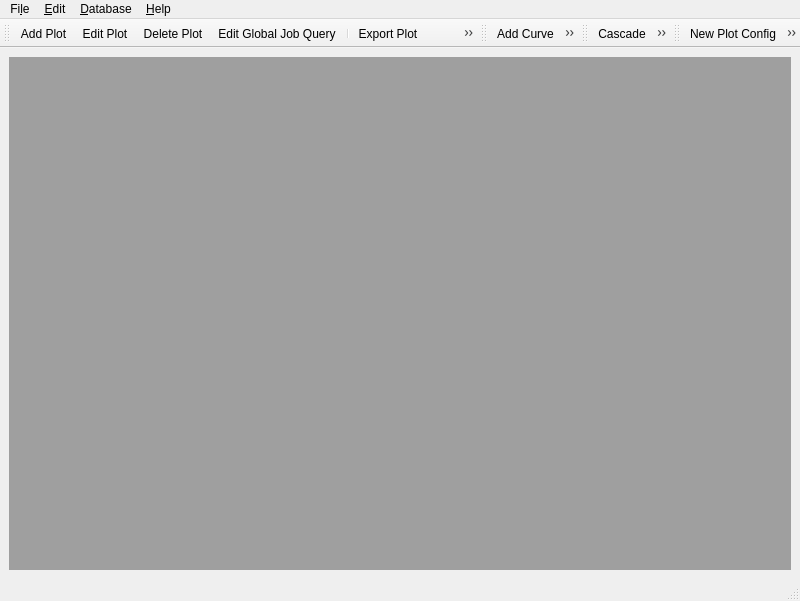
<?xml version="1.0" encoding="UTF-8"?>
<ui version="4.0">
 <class>MainWindow</class>
 <widget class="QMainWindow" name="MainWindow">
  <property name="geometry">
   <rect>
    <x>0</x>
    <y>0</y>
    <width>800</width>
    <height>601</height>
   </rect>
  </property>
  <property name="windowTitle">
   <string>VisuCMAES</string>
  </property>
  <property name="windowIcon">
   <iconset resource="icons.qrc">
    <normaloff>:/icons/icons/chart_bar.png</normaloff>:/icons/icons/chart_bar.png</iconset>
  </property>
  <widget class="QWidget" name="centralwidget">
   <layout class="QVBoxLayout" name="verticalLayout">
    <item>
     <widget class="QMdiArea" name="mdiArea">
      <property name="documentMode">
       <bool>true</bool>
      </property>
      <property name="tabsClosable">
       <bool>false</bool>
      </property>
      <property name="tabsMovable">
       <bool>true</bool>
      </property>
     </widget>
    </item>
   </layout>
  </widget>
  <widget class="QMenuBar" name="menubar">
   <property name="geometry">
    <rect>
     <x>0</x>
     <y>0</y>
     <width>800</width>
     <height>19</height>
    </rect>
   </property>
   <widget class="QMenu" name="menuFile">
    <property name="title">
     <string>Fi&amp;le</string>
    </property>
    <addaction name="actionNew"/>
    <addaction name="actionOpen"/>
    <addaction name="actionSave"/>
    <addaction name="actionSaveAs"/>
    <addaction name="separator"/>
    <addaction name="actionExit"/>
   </widget>
   <widget class="QMenu" name="menuDatabase">
    <property name="title">
     <string>&amp;Database</string>
    </property>
    <addaction name="actionOpenDatabase"/>
    <addaction name="actionDatabaseInfo"/>
   </widget>
   <widget class="QMenu" name="menuAbout">
    <property name="title">
     <string>&amp;Help</string>
    </property>
   </widget>
   <widget class="QMenu" name="menuEdit">
    <property name="title">
     <string>&amp;Edit</string>
    </property>
   </widget>
   <addaction name="menuFile"/>
   <addaction name="menuEdit"/>
   <addaction name="menuDatabase"/>
   <addaction name="menuAbout"/>
  </widget>
  <widget class="QStatusBar" name="statusbar"/>
  <widget class="QToolBar" name="toolBar">
   <property name="windowTitle">
    <string>Chart Tools</string>
   </property>
   <attribute name="toolBarArea">
    <enum>TopToolBarArea</enum>
   </attribute>
   <attribute name="toolBarBreak">
    <bool>false</bool>
   </attribute>
   <addaction name="actionPlotAdd"/>
   <addaction name="actionPlotEdit"/>
   <addaction name="actionPlotDelete"/>
   <addaction name="actionGlobalJobQueryEdit"/>
   <addaction name="separator"/>
   <addaction name="actionExportPlot"/>
   <addaction name="actionExportAllPlots"/>
  </widget>
  <widget class="QToolBar" name="toolBar_2">
   <property name="windowTitle">
    <string>Curve Tools</string>
   </property>
   <attribute name="toolBarArea">
    <enum>TopToolBarArea</enum>
   </attribute>
   <attribute name="toolBarBreak">
    <bool>false</bool>
   </attribute>
   <addaction name="actionCurveAdd"/>
   <addaction name="actionCurveEdit"/>
   <addaction name="actionCurveDelete"/>
  </widget>
  <widget class="QToolBar" name="toolBar_3">
   <property name="windowTitle">
    <string>Window Tools</string>
   </property>
   <attribute name="toolBarArea">
    <enum>TopToolBarArea</enum>
   </attribute>
   <attribute name="toolBarBreak">
    <bool>false</bool>
   </attribute>
   <addaction name="actionWindowsCascade"/>
   <addaction name="actionWindowsTile"/>
   <addaction name="actionWindowsTabbed"/>
   <addaction name="actionView3D"/>
  </widget>
  <widget class="QToolBar" name="toolBar_4">
   <property name="windowTitle">
    <string>File</string>
   </property>
   <attribute name="toolBarArea">
    <enum>TopToolBarArea</enum>
   </attribute>
   <attribute name="toolBarBreak">
    <bool>false</bool>
   </attribute>
   <addaction name="actionNew"/>
   <addaction name="actionOpen"/>
   <addaction name="actionSave"/>
   <addaction name="actionOpenDatabase"/>
  </widget>
  <action name="actionOpen">
   <property name="icon">
    <iconset resource="icons.qrc">
     <normaloff>:/icons/icons/folder.png</normaloff>:/icons/icons/folder.png</iconset>
   </property>
   <property name="text">
    <string>&amp;Open Plot Config</string>
   </property>
   <property name="shortcut">
    <string>Ctrl+O</string>
   </property>
  </action>
  <action name="actionExit">
   <property name="text">
    <string>&amp;Exit</string>
   </property>
  </action>
  <action name="actionSave">
   <property name="icon">
    <iconset resource="icons.qrc">
     <normaloff>:/icons/icons/disk.png</normaloff>:/icons/icons/disk.png</iconset>
   </property>
   <property name="text">
    <string>&amp;Save Plot Config</string>
   </property>
   <property name="shortcut">
    <string>Ctrl+S</string>
   </property>
  </action>
  <action name="actionOpenDatabase">
   <property name="icon">
    <iconset resource="icons.qrc">
     <normaloff>:/icons/icons/database_add.png</normaloff>:/icons/icons/database_add.png</iconset>
   </property>
   <property name="text">
    <string>&amp;Open Database</string>
   </property>
   <property name="shortcut">
    <string>Ctrl+D</string>
   </property>
  </action>
  <action name="actionPlotDelete">
   <property name="icon">
    <iconset resource="icons.qrc">
     <normaloff>:/icons/icons/chart_curve_delete.png</normaloff>:/icons/icons/chart_curve_delete.png</iconset>
   </property>
   <property name="text">
    <string>Delete Plot</string>
   </property>
   <property name="toolTip">
    <string>Delete currently open plot</string>
   </property>
   <property name="shortcut">
    <string>Alt+Del</string>
   </property>
  </action>
  <action name="actionPlotAdd">
   <property name="icon">
    <iconset resource="icons.qrc">
     <normaloff>:/icons/icons/chart_curve_add.png</normaloff>:/icons/icons/chart_curve_add.png</iconset>
   </property>
   <property name="text">
    <string>Add Plot</string>
   </property>
   <property name="toolTip">
    <string>Add new plot</string>
   </property>
   <property name="shortcut">
    <string>Alt+A</string>
   </property>
  </action>
  <action name="actionCurveAdd">
   <property name="icon">
    <iconset resource="icons.qrc">
     <normaloff>:/icons/icons/chart_line_add.png</normaloff>:/icons/icons/chart_line_add.png</iconset>
   </property>
   <property name="text">
    <string>Add Curve</string>
   </property>
   <property name="toolTip">
    <string>Add new curve to current plot</string>
   </property>
   <property name="shortcut">
    <string>Ctrl+A</string>
   </property>
  </action>
  <action name="actionCurveDelete">
   <property name="icon">
    <iconset resource="icons.qrc">
     <normaloff>:/icons/icons/chart_line_delete.png</normaloff>:/icons/icons/chart_line_delete.png</iconset>
   </property>
   <property name="text">
    <string>Delete Curve</string>
   </property>
   <property name="toolTip">
    <string>Delete currently selected curve</string>
   </property>
   <property name="shortcut">
    <string>Del</string>
   </property>
  </action>
  <action name="actionCurveEdit">
   <property name="icon">
    <iconset resource="icons.qrc">
     <normaloff>:/icons/icons/chart_line_edit.png</normaloff>:/icons/icons/chart_line_edit.png</iconset>
   </property>
   <property name="text">
    <string>Edit Curve</string>
   </property>
   <property name="toolTip">
    <string>Edit currently selected curve</string>
   </property>
   <property name="shortcut">
    <string>Ctrl+E</string>
   </property>
  </action>
  <action name="actionPlotEdit">
   <property name="icon">
    <iconset resource="icons.qrc">
     <normaloff>:/icons/icons/chart_curve_edit.png</normaloff>:/icons/icons/chart_curve_edit.png</iconset>
   </property>
   <property name="text">
    <string>Edit Plot</string>
   </property>
   <property name="toolTip">
    <string>Edit general plot settings, e.g. title and labels</string>
   </property>
   <property name="shortcut">
    <string>Alt+E</string>
   </property>
  </action>
  <action name="actionWindowsCascade">
   <property name="icon">
    <iconset resource="icons.qrc">
     <normaloff>:/icons/icons/application_cascade.png</normaloff>:/icons/icons/application_cascade.png</iconset>
   </property>
   <property name="text">
    <string>Cascade</string>
   </property>
  </action>
  <action name="actionWindowsTile">
   <property name="icon">
    <iconset resource="icons.qrc">
     <normaloff>:/icons/icons/application_tile_horizontal.png</normaloff>:/icons/icons/application_tile_horizontal.png</iconset>
   </property>
   <property name="text">
    <string>Tile</string>
   </property>
   <property name="toolTip">
    <string>Tile</string>
   </property>
  </action>
  <action name="actionGlobalJobQueryEdit">
   <property name="icon">
    <iconset resource="icons.qrc">
     <normaloff>:/icons/icons/cog_edit.png</normaloff>:/icons/icons/cog_edit.png</iconset>
   </property>
   <property name="text">
    <string>Edit Global Job Query</string>
   </property>
   <property name="toolTip">
    <string>Edit the default job query used for plots.</string>
   </property>
   <property name="shortcut">
    <string>Ctrl+G</string>
   </property>
  </action>
  <action name="actionSaveAs">
   <property name="text">
    <string>Save &amp;Plot Config As...</string>
   </property>
   <property name="toolTip">
    <string>Save current plot settings under different name.</string>
   </property>
  </action>
  <action name="actionExportPlot">
   <property name="icon">
    <iconset resource="icons.qrc">
     <normaloff>:/icons/icons/image.png</normaloff>:/icons/icons/image.png</iconset>
   </property>
   <property name="text">
    <string>Export Plot</string>
   </property>
   <property name="toolTip">
    <string>Write Plot as image to disk</string>
   </property>
  </action>
  <action name="actionExportAllPlots">
   <property name="icon">
    <iconset resource="icons.qrc">
     <normaloff>:/icons/icons/images.png</normaloff>:/icons/icons/images.png</iconset>
   </property>
   <property name="text">
    <string>Export All Plots</string>
   </property>
   <property name="toolTip">
    <string>Export all plots to disk</string>
   </property>
  </action>
  <action name="actionWindowsTabbed">
   <property name="checkable">
    <bool>true</bool>
   </property>
   <property name="icon">
    <iconset resource="icons.qrc">
     <normaloff>:/icons/icons/application_side_list.png</normaloff>:/icons/icons/application_side_list.png</iconset>
   </property>
   <property name="text">
    <string>Tabbed</string>
   </property>
   <property name="toolTip">
    <string>Tabbed windows</string>
   </property>
  </action>
  <action name="actionNew">
   <property name="icon">
    <iconset resource="icons.qrc">
     <normaloff>:/icons/icons/page_white.png</normaloff>:/icons/icons/page_white.png</iconset>
   </property>
   <property name="text">
    <string>&amp;New Plot Config</string>
   </property>
   <property name="toolTip">
    <string>Start new plot configuration</string>
   </property>
   <property name="shortcut">
    <string>Ctrl+N</string>
   </property>
  </action>
  <action name="actionDatabaseInfo">
   <property name="checkable">
    <bool>true</bool>
   </property>
   <property name="text">
    <string>&amp;Show Database Info</string>
   </property>
   <property name="toolTip">
    <string>Show dialog with information about the opened database.</string>
   </property>
  </action>
  <action name="actionView3D">
   <property name="checkable">
    <bool>true</bool>
   </property>
   <property name="icon">
    <iconset resource="icons.qrc">
     <normaloff>:/icons/icons/package.png</normaloff>:/icons/icons/package.png</iconset>
   </property>
   <property name="text">
    <string>3D View</string>
   </property>
   <property name="toolTip">
    <string>Show 3D view of MaPSA with telescope data.</string>
   </property>
   <property name="shortcut">
    <string>Alt+3</string>
   </property>
  </action>
 </widget>
 <resources>
  <include location="icons.qrc"/>
 </resources>
 <connections>
  <connection>
   <sender>actionWindowsCascade</sender>
   <signal>triggered()</signal>
   <receiver>mdiArea</receiver>
   <slot>cascadeSubWindows()</slot>
   <hints>
    <hint type="sourcelabel">
     <x>-1</x>
     <y>-1</y>
    </hint>
    <hint type="destinationlabel">
     <x>399</x>
     <y>317</y>
    </hint>
   </hints>
  </connection>
  <connection>
   <sender>actionWindowsTile</sender>
   <signal>triggered()</signal>
   <receiver>mdiArea</receiver>
   <slot>tileSubWindows()</slot>
   <hints>
    <hint type="sourcelabel">
     <x>-1</x>
     <y>-1</y>
    </hint>
    <hint type="destinationlabel">
     <x>399</x>
     <y>317</y>
    </hint>
   </hints>
  </connection>
  <connection>
   <sender>actionExit</sender>
   <signal>triggered()</signal>
   <receiver>MainWindow</receiver>
   <slot>close()</slot>
   <hints>
    <hint type="sourcelabel">
     <x>-1</x>
     <y>-1</y>
    </hint>
    <hint type="destinationlabel">
     <x>399</x>
     <y>299</y>
    </hint>
   </hints>
  </connection>
  <connection>
   <sender>actionNew</sender>
   <signal>triggered()</signal>
   <receiver>MainWindow</receiver>
   <slot>newDocument()</slot>
   <hints>
    <hint type="sourcelabel">
     <x>-1</x>
     <y>-1</y>
    </hint>
    <hint type="destinationlabel">
     <x>399</x>
     <y>299</y>
    </hint>
   </hints>
  </connection>
  <connection>
   <sender>actionOpen</sender>
   <signal>triggered()</signal>
   <receiver>MainWindow</receiver>
   <slot>open()</slot>
   <hints>
    <hint type="sourcelabel">
     <x>-1</x>
     <y>-1</y>
    </hint>
    <hint type="destinationlabel">
     <x>399</x>
     <y>299</y>
    </hint>
   </hints>
  </connection>
  <connection>
   <sender>actionSave</sender>
   <signal>triggered()</signal>
   <receiver>MainWindow</receiver>
   <slot>save()</slot>
   <hints>
    <hint type="sourcelabel">
     <x>-1</x>
     <y>-1</y>
    </hint>
    <hint type="destinationlabel">
     <x>399</x>
     <y>299</y>
    </hint>
   </hints>
  </connection>
  <connection>
   <sender>actionSaveAs</sender>
   <signal>triggered()</signal>
   <receiver>MainWindow</receiver>
   <slot>saveAs()</slot>
   <hints>
    <hint type="sourcelabel">
     <x>-1</x>
     <y>-1</y>
    </hint>
    <hint type="destinationlabel">
     <x>399</x>
     <y>299</y>
    </hint>
   </hints>
  </connection>
  <connection>
   <sender>actionOpenDatabase</sender>
   <signal>triggered(bool)</signal>
   <receiver>MainWindow</receiver>
   <slot>openDatabase()</slot>
   <hints>
    <hint type="sourcelabel">
     <x>-1</x>
     <y>-1</y>
    </hint>
    <hint type="destinationlabel">
     <x>399</x>
     <y>299</y>
    </hint>
   </hints>
  </connection>
  <connection>
   <sender>mdiArea</sender>
   <signal>subWindowActivated(QMdiSubWindow*)</signal>
   <receiver>MainWindow</receiver>
   <slot>changeSubwindowSelection(QMdiSubWindow*)</slot>
   <hints>
    <hint type="sourcelabel">
     <x>399</x>
     <y>317</y>
    </hint>
    <hint type="destinationlabel">
     <x>399</x>
     <y>299</y>
    </hint>
   </hints>
  </connection>
  <connection>
   <sender>actionWindowsTabbed</sender>
   <signal>toggled(bool)</signal>
   <receiver>MainWindow</receiver>
   <slot>setTabbed(bool)</slot>
   <hints>
    <hint type="sourcelabel">
     <x>-1</x>
     <y>-1</y>
    </hint>
    <hint type="destinationlabel">
     <x>399</x>
     <y>300</y>
    </hint>
   </hints>
  </connection>
  <connection>
   <sender>actionWindowsCascade</sender>
   <signal>triggered()</signal>
   <receiver>MainWindow</receiver>
   <slot>untabMdiArea()</slot>
   <hints>
    <hint type="sourcelabel">
     <x>-1</x>
     <y>-1</y>
    </hint>
    <hint type="destinationlabel">
     <x>399</x>
     <y>300</y>
    </hint>
   </hints>
  </connection>
  <connection>
   <sender>actionWindowsTile</sender>
   <signal>triggered()</signal>
   <receiver>MainWindow</receiver>
   <slot>untabMdiArea()</slot>
   <hints>
    <hint type="sourcelabel">
     <x>-1</x>
     <y>-1</y>
    </hint>
    <hint type="destinationlabel">
     <x>399</x>
     <y>300</y>
    </hint>
   </hints>
  </connection>
 </connections>
 <slots>
  <slot>newDocument()</slot>
  <slot>open()</slot>
  <slot>save()</slot>
  <slot>saveAs()</slot>
  <slot>openDatabase()</slot>
  <slot>changeSubwindowSelection(QMdiSubWindow*)</slot>
  <slot>setTabbed(bool)</slot>
  <slot>untabMdiArea()</slot>
 </slots>
</ui>
